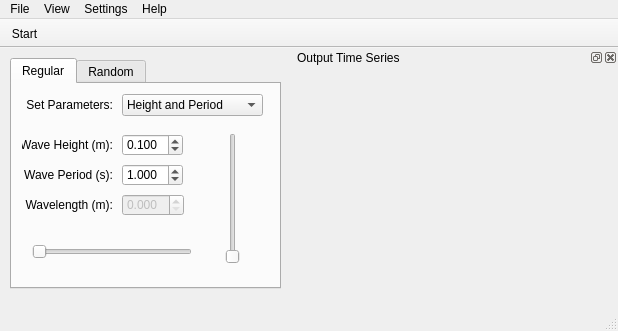
<?xml version="1.0" encoding="UTF-8"?>
<ui version="4.0">
 <class>MainWindow</class>
 <widget class="QMainWindow" name="MainWindow">
  <property name="geometry">
   <rect>
    <x>0</x>
    <y>0</y>
    <width>618</width>
    <height>331</height>
   </rect>
  </property>
  <property name="minimumSize">
   <size>
    <width>618</width>
    <height>331</height>
   </size>
  </property>
  <property name="maximumSize">
   <size>
    <width>618</width>
    <height>331</height>
   </size>
  </property>
  <property name="windowTitle">
   <string>MakeWaves</string>
  </property>
  <property name="windowIcon">
   <iconset resource="icons/resources.qrc">
    <normaloff>:/icons/makewaves_icon.png</normaloff>:/icons/makewaves_icon.png</iconset>
  </property>
  <widget class="QWidget" name="centralwidget">
   <widget class="QTabWidget" name="tabwidget">
    <property name="enabled">
     <bool>true</bool>
    </property>
    <property name="geometry">
     <rect>
      <x>10</x>
      <y>10</y>
      <width>271</width>
      <height>231</height>
     </rect>
    </property>
    <property name="autoFillBackground">
     <bool>true</bool>
    </property>
    <property name="tabPosition">
     <enum>QTabWidget::North</enum>
    </property>
    <property name="currentIndex">
     <number>0</number>
    </property>
    <widget class="QWidget" name="tab">
     <attribute name="title">
      <string>Regular</string>
     </attribute>
     <widget class="QComboBox" name="combobox_regparams">
      <property name="geometry">
       <rect>
        <x>110</x>
        <y>10</y>
        <width>141</width>
        <height>22</height>
       </rect>
      </property>
      <item>
       <property name="text">
        <string>Height and Period</string>
       </property>
      </item>
      <item>
       <property name="text">
        <string>Height and Wavelength</string>
       </property>
      </item>
     </widget>
     <widget class="QDoubleSpinBox" name="spinbox_wave_height">
      <property name="geometry">
       <rect>
        <x>110</x>
        <y>50</y>
        <width>61</width>
        <height>22</height>
       </rect>
      </property>
      <property name="accelerated">
       <bool>true</bool>
      </property>
      <property name="decimals">
       <number>3</number>
      </property>
      <property name="maximum">
       <double>0.400000000000000</double>
      </property>
      <property name="singleStep">
       <double>0.001000000000000</double>
      </property>
      <property name="value">
       <double>0.100000000000000</double>
      </property>
     </widget>
     <widget class="QDoubleSpinBox" name="spinbox_wave_period">
      <property name="geometry">
       <rect>
        <x>110</x>
        <y>80</y>
        <width>61</width>
        <height>22</height>
       </rect>
      </property>
      <property name="accelerated">
       <bool>true</bool>
      </property>
      <property name="decimals">
       <number>3</number>
      </property>
      <property name="minimum">
       <double>0.500000000000000</double>
      </property>
      <property name="maximum">
       <double>5.000000000000000</double>
      </property>
      <property name="singleStep">
       <double>0.001000000000000</double>
      </property>
      <property name="value">
       <double>1.000000000000000</double>
      </property>
     </widget>
     <widget class="QDoubleSpinBox" name="spinbox_wavelength">
      <property name="enabled">
       <bool>false</bool>
      </property>
      <property name="geometry">
       <rect>
        <x>110</x>
        <y>110</y>
        <width>62</width>
        <height>22</height>
       </rect>
      </property>
      <property name="accelerated">
       <bool>true</bool>
      </property>
      <property name="decimals">
       <number>3</number>
      </property>
      <property name="singleStep">
       <double>0.001000000000000</double>
      </property>
     </widget>
     <widget class="QLabel" name="label">
      <property name="geometry">
       <rect>
        <x>10</x>
        <y>50</y>
        <width>91</width>
        <height>21</height>
       </rect>
      </property>
      <property name="text">
       <string>Wave Height (m):</string>
      </property>
      <property name="alignment">
       <set>Qt::AlignRight|Qt::AlignTrailing|Qt::AlignVCenter</set>
      </property>
     </widget>
     <widget class="QLabel" name="label_2">
      <property name="geometry">
       <rect>
        <x>10</x>
        <y>80</y>
        <width>91</width>
        <height>21</height>
       </rect>
      </property>
      <property name="text">
       <string>Wave Period (s):</string>
      </property>
      <property name="alignment">
       <set>Qt::AlignRight|Qt::AlignTrailing|Qt::AlignVCenter</set>
      </property>
     </widget>
     <widget class="QLabel" name="label_3">
      <property name="geometry">
       <rect>
        <x>10</x>
        <y>110</y>
        <width>91</width>
        <height>21</height>
       </rect>
      </property>
      <property name="text">
       <string>Wavelength (m):</string>
      </property>
      <property name="alignment">
       <set>Qt::AlignRight|Qt::AlignTrailing|Qt::AlignVCenter</set>
      </property>
     </widget>
     <widget class="QLabel" name="label_4">
      <property name="geometry">
       <rect>
        <x>0</x>
        <y>10</y>
        <width>101</width>
        <height>21</height>
       </rect>
      </property>
      <property name="text">
       <string>Set Parameters:</string>
      </property>
      <property name="alignment">
       <set>Qt::AlignRight|Qt::AlignTrailing|Qt::AlignVCenter</set>
      </property>
     </widget>
     <widget class="QSlider" name="slider_height">
      <property name="geometry">
       <rect>
        <x>210</x>
        <y>49</y>
        <width>21</width>
        <height>131</height>
       </rect>
      </property>
      <property name="orientation">
       <enum>Qt::Vertical</enum>
      </property>
     </widget>
     <widget class="QSlider" name="slider_horiz">
      <property name="geometry">
       <rect>
        <x>20</x>
        <y>160</y>
        <width>160</width>
        <height>16</height>
       </rect>
      </property>
      <property name="orientation">
       <enum>Qt::Horizontal</enum>
      </property>
     </widget>
    </widget>
    <widget class="QWidget" name="tab_2">
     <attribute name="title">
      <string>Random</string>
     </attribute>
     <widget class="QComboBox" name="combobox_randwavetype">
      <property name="geometry">
       <rect>
        <x>110</x>
        <y>10</y>
        <width>111</width>
        <height>22</height>
       </rect>
      </property>
      <item>
       <property name="text">
        <string>Bretschneider</string>
       </property>
      </item>
      <item>
       <property name="text">
        <string>JONSWAP</string>
       </property>
      </item>
      <item>
       <property name="text">
        <string>Pierson-Moskowitz</string>
       </property>
      </item>
     </widget>
     <widget class="QTableWidget" name="table_rwaves">
      <property name="enabled">
       <bool>true</bool>
      </property>
      <property name="geometry">
       <rect>
        <x>10</x>
        <y>40</y>
        <width>241</width>
        <height>161</height>
       </rect>
      </property>
      <property name="editTriggers">
       <set>QAbstractItemView::NoEditTriggers</set>
      </property>
      <property name="showDropIndicator" stdset="0">
       <bool>false</bool>
      </property>
      <property name="dragDropOverwriteMode">
       <bool>false</bool>
      </property>
      <property name="alternatingRowColors">
       <bool>false</bool>
      </property>
      <property name="selectionMode">
       <enum>QAbstractItemView::NoSelection</enum>
      </property>
      <property name="showGrid">
       <bool>true</bool>
      </property>
      <property name="cornerButtonEnabled">
       <bool>false</bool>
      </property>
      <attribute name="horizontalHeaderVisible">
       <bool>false</bool>
      </attribute>
      <attribute name="horizontalHeaderMinimumSectionSize">
       <number>30</number>
      </attribute>
      <attribute name="horizontalHeaderDefaultSectionSize">
       <number>175</number>
      </attribute>
      <attribute name="horizontalHeaderHighlightSections">
       <bool>false</bool>
      </attribute>
      <attribute name="horizontalHeaderShowSortIndicator" stdset="0">
       <bool>false</bool>
      </attribute>
      <attribute name="horizontalHeaderStretchLastSection">
       <bool>true</bool>
      </attribute>
      <attribute name="verticalHeaderVisible">
       <bool>false</bool>
      </attribute>
      <attribute name="verticalHeaderCascadingSectionResizes">
       <bool>true</bool>
      </attribute>
      <attribute name="verticalHeaderMinimumSectionSize">
       <number>15</number>
      </attribute>
      <attribute name="verticalHeaderDefaultSectionSize">
       <number>20</number>
      </attribute>
      <attribute name="verticalHeaderHighlightSections">
       <bool>false</bool>
      </attribute>
      <attribute name="verticalHeaderStretchLastSection">
       <bool>false</bool>
      </attribute>
      <row>
       <property name="text">
        <string>0</string>
       </property>
      </row>
      <row>
       <property name="text">
        <string>1</string>
       </property>
      </row>
      <row>
       <property name="text">
        <string>2</string>
       </property>
      </row>
      <column>
       <property name="text">
        <string>Parameter</string>
       </property>
      </column>
      <column>
       <property name="text">
        <string>Value</string>
       </property>
      </column>
      <item row="0" column="0">
       <property name="text">
        <string>Significant Wave Height (m)</string>
       </property>
      </item>
      <item row="0" column="1">
       <property name="text">
        <string>0.1</string>
       </property>
       <property name="flags">
        <set>ItemIsSelectable|ItemIsEnabled</set>
       </property>
      </item>
      <item row="1" column="0">
       <property name="text">
        <string>Significant Wave Period (s)</string>
       </property>
      </item>
      <item row="1" column="1">
       <property name="text">
        <string>1</string>
       </property>
       <property name="flags">
        <set>ItemIsSelectable|ItemIsEnabled</set>
       </property>
      </item>
      <item row="2" column="0">
       <property name="text">
        <string>Scale Ratio</string>
       </property>
      </item>
      <item row="2" column="1">
       <property name="text">
        <string>1</string>
       </property>
       <property name="flags">
        <set>ItemIsSelectable|ItemIsUserCheckable|ItemIsEnabled</set>
       </property>
      </item>
     </widget>
     <widget class="QLabel" name="label_5">
      <property name="geometry">
       <rect>
        <x>10</x>
        <y>10</y>
        <width>91</width>
        <height>21</height>
       </rect>
      </property>
      <property name="text">
       <string>Spectrum Type:</string>
      </property>
      <property name="alignment">
       <set>Qt::AlignRight|Qt::AlignTrailing|Qt::AlignVCenter</set>
      </property>
     </widget>
    </widget>
   </widget>
   <widget class="QDockWidget" name="dock_spectrum">
    <property name="geometry">
     <rect>
      <x>10</x>
      <y>290</y>
      <width>325</width>
      <height>256</height>
     </rect>
    </property>
    <property name="minimumSize">
     <size>
      <width>325</width>
      <height>256</height>
     </size>
    </property>
    <property name="maximumSize">
     <size>
      <width>325</width>
      <height>256</height>
     </size>
    </property>
    <property name="floating">
     <bool>false</bool>
    </property>
    <property name="windowTitle">
     <string>Output Spectrum</string>
    </property>
    <widget class="QWidget" name="dockWidgetContents">
     <widget class="QwtPlot" name="plot_spec">
      <property name="geometry">
       <rect>
        <x>10</x>
        <y>10</y>
        <width>291</width>
        <height>201</height>
       </rect>
      </property>
      <property name="styleSheet">
       <string notr="true">font: 8pt &quot;MS Shell Dlg 2&quot;;</string>
      </property>
     </widget>
    </widget>
   </widget>
  </widget>
  <widget class="QMenuBar" name="menubar">
   <property name="geometry">
    <rect>
     <x>0</x>
     <y>0</y>
     <width>618</width>
     <height>20</height>
    </rect>
   </property>
   <widget class="QMenu" name="menuFile">
    <property name="title">
     <string>File</string>
    </property>
    <addaction name="actionExit"/>
   </widget>
   <widget class="QMenu" name="menuHelp">
    <property name="title">
     <string>Help</string>
    </property>
    <addaction name="action_wiki"/>
    <addaction name="separator"/>
    <addaction name="action_about"/>
   </widget>
   <widget class="QMenu" name="menuOptions">
    <property name="title">
     <string>Settings</string>
    </property>
    <addaction name="action_editsettings"/>
   </widget>
   <widget class="QMenu" name="menuView">
    <property name="title">
     <string>View</string>
    </property>
    <addaction name="action_view_spec"/>
    <addaction name="action_view_ts"/>
   </widget>
   <addaction name="menuFile"/>
   <addaction name="menuView"/>
   <addaction name="menuOptions"/>
   <addaction name="menuHelp"/>
  </widget>
  <widget class="QStatusBar" name="statusbar"/>
  <widget class="QToolBar" name="toolbar_main">
   <property name="contextMenuPolicy">
    <enum>Qt::NoContextMenu</enum>
   </property>
   <property name="windowTitle">
    <string>Main Toolbar</string>
   </property>
   <property name="movable">
    <bool>false</bool>
   </property>
   <property name="toolButtonStyle">
    <enum>Qt::ToolButtonTextBesideIcon</enum>
   </property>
   <attribute name="toolBarArea">
    <enum>TopToolBarArea</enum>
   </attribute>
   <attribute name="toolBarBreak">
    <bool>false</bool>
   </attribute>
   <addaction name="action_start"/>
  </widget>
  <widget class="QDockWidget" name="dock_time_series">
   <property name="minimumSize">
    <size>
     <width>325</width>
     <height>256</height>
    </size>
   </property>
   <property name="maximumSize">
    <size>
     <width>325</width>
     <height>256</height>
    </size>
   </property>
   <property name="layoutDirection">
    <enum>Qt::LeftToRight</enum>
   </property>
   <property name="windowTitle">
    <string>Output Time Series</string>
   </property>
   <attribute name="dockWidgetArea">
    <number>2</number>
   </attribute>
   <widget class="QWidget" name="dockWidgetContents_2">
    <widget class="QwtPlot" name="plot_ts">
     <property name="geometry">
      <rect>
       <x>10</x>
       <y>10</y>
       <width>291</width>
       <height>201</height>
      </rect>
     </property>
     <property name="styleSheet">
      <string notr="true">font: 8pt &quot;MS Shell Dlg 2&quot;;</string>
     </property>
    </widget>
   </widget>
  </widget>
  <action name="actionRegular">
   <property name="text">
    <string>Regular</string>
   </property>
  </action>
  <action name="actionRandom">
   <property name="text">
    <string>Random</string>
   </property>
  </action>
  <action name="action_view_ts">
   <property name="checkable">
    <bool>true</bool>
   </property>
   <property name="checked">
    <bool>true</bool>
   </property>
   <property name="text">
    <string>Output Time Series</string>
   </property>
  </action>
  <action name="action_view_spec">
   <property name="checkable">
    <bool>true</bool>
   </property>
   <property name="checked">
    <bool>true</bool>
   </property>
   <property name="text">
    <string>Output Spectrum</string>
   </property>
  </action>
  <action name="action_wiki">
   <property name="text">
    <string>Wiki</string>
   </property>
  </action>
  <action name="action_about">
   <property name="text">
    <string>About</string>
   </property>
  </action>
  <action name="actionExit">
   <property name="text">
    <string>Exit</string>
   </property>
  </action>
  <action name="action_editsettings">
   <property name="enabled">
    <bool>false</bool>
   </property>
   <property name="text">
    <string>Recalculate Limits</string>
   </property>
  </action>
  <action name="action_start">
   <property name="checkable">
    <bool>true</bool>
   </property>
   <property name="icon">
    <iconset resource="icons/resources.qrc">
     <normaloff>:/icons/play.png</normaloff>:/icons/play.png</iconset>
   </property>
   <property name="text">
    <string>Start</string>
   </property>
   <property name="toolTip">
    <string>Start Generating Waves</string>
   </property>
   <property name="shortcut">
    <string>Space</string>
   </property>
  </action>
  <action name="actionRecording">
   <property name="text">
    <string>Recording...</string>
   </property>
  </action>
 </widget>
 <customwidgets>
  <customwidget>
   <class>QwtPlot</class>
   <extends>QFrame</extends>
   <header>qwt</header>
   <container>1</container>
  </customwidget>
 </customwidgets>
 <resources>
  <include location="icons/resources.qrc"/>
 </resources>
 <connections>
  <connection>
   <sender>actionExit</sender>
   <signal>triggered()</signal>
   <receiver>MainWindow</receiver>
   <slot>close()</slot>
   <hints>
    <hint type="sourcelabel">
     <x>-1</x>
     <y>-1</y>
    </hint>
    <hint type="destinationlabel">
     <x>264</x>
     <y>277</y>
    </hint>
   </hints>
  </connection>
 </connections>
</ui>
